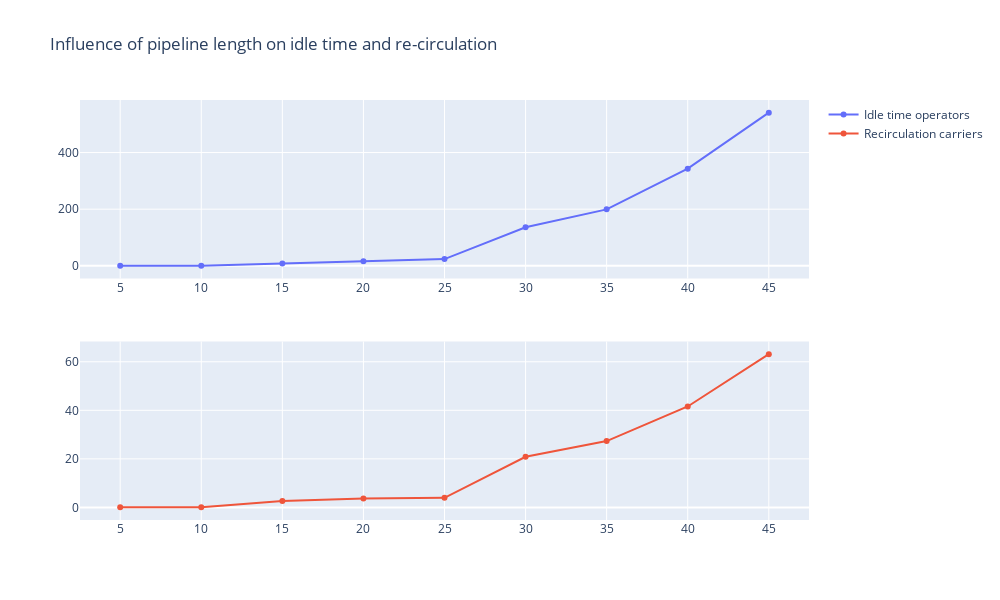

Notebook code for this chart:
### Code cell
plot_from_dict(diff_pipe_r, 'pipeline length')

### Figure 1 — Plotly figure (JSON) as saved in the notebook; plotly's stock layout.template omitted (floating-point values rounded to 4 significant figures)
{"data": [{"name": "Idle time operators", "type": "scatter", "x": ["5", "10", "15", "20", "25", "30", "35", "40", "45"], "xaxis": "x", "y": [0, 0, 8.3, 16.4, 23.78, 136.2, 199.4, 343.1, 540.8], "yaxis": "y"}, {"name": "Recirculation carriers", "type": "scatter", "x": ["5", "10", "15", "20", "25", "30", "35", "40", "45"], "xaxis": "x2", "y": [0.04, 0.06, 2.68, 3.66, 3.96, 20.86, 27.32, 41.58, 63.12], "yaxis": "y2"}], "layout": {"height": 600, "title": {"text": "Influence of pipeline length on idle time and re-circulation"}, "width": 1000, "xaxis": {"anchor": "y", "domain": [0, 1]}, "xaxis2": {"anchor": "y2", "domain": [0, 1]}, "yaxis": {"anchor": "x", "domain": [0.575, 1]}, "yaxis2": {"anchor": "x2", "domain": [0, 0.425]}}}
